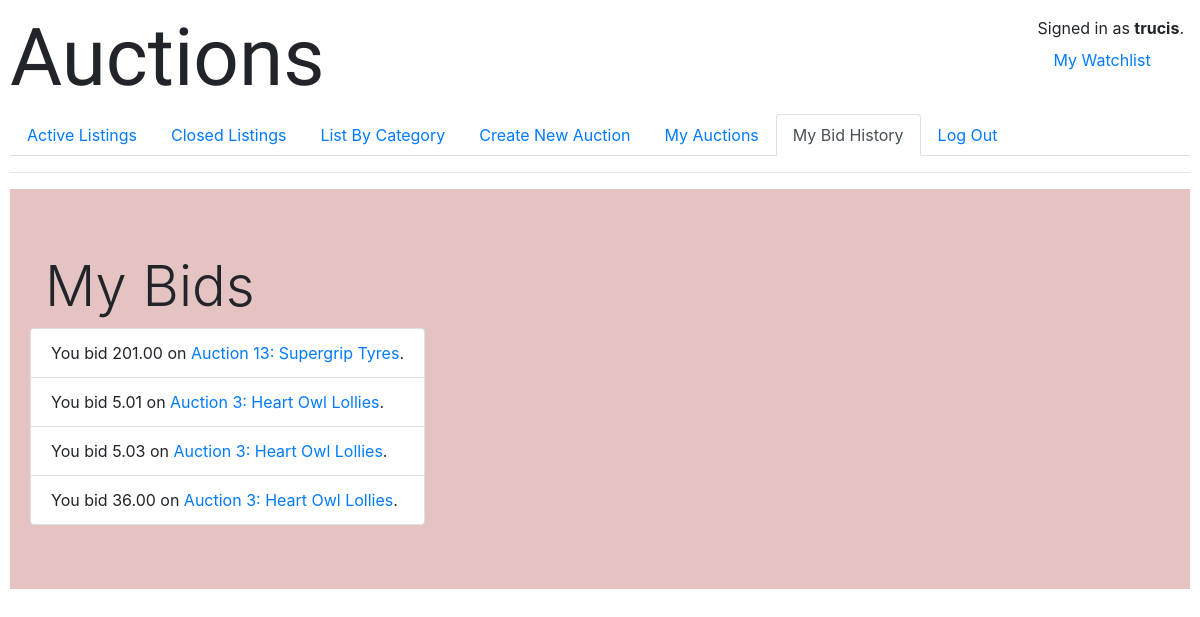
The page /bids (signed in) on the database its author committed.
### auctions/models.py (models this page shows, shortened)
class User(AbstractUser):
    watchlist = models.ManyToManyField(
        "Auction", blank=True, default=None)

class Bid(models.Model):
    user = models.ForeignKey(User, on_delete=models.CASCADE)
    bid_price = models.DecimalField(max_digits=19, decimal_places=2, default=0)
    auction = models.ForeignKey(
        Auction, default=None, on_delete=models.CASCADE)

class Auction(models.Model):
    FASHION = 'FA'
    TOYS = 'TO'
    ELECTRONICS = 'EL'
    HOME = 'HO'
    BOOKS = 'BO'
    ENTERTAINMENT = 'EN'
    HEALTH = 'HE'
    INDUSTRY = 'IN'
    AUTOMOTIVE = 'AU'
    FOOD = 'FO'
    OTHER = 'OT'
    categories = [
        (FASHION, "Fashion, Clothing and Accessories"),
        (TOYS, "Children's Toys"),
        (ELECTRONICS, "Electronics"),
        (HOME, 'Home and Garden'),
        (BOOKS, 'Books'),
        (ENTERTAINMENT, 'Films, TV and Games'),
        (HEALTH, 'Health'),
        (INDUSTRY, 'Industry'),
        (AUTOMOTIVE, 'Automotive'),
        (FOOD, 'Food and Drink'),
        (OTHER, 'Other')
    ]
    item_name = models.CharField(max_length=200)
    description = models.TextField(max_length=800)
    start_price = models.DecimalField(max_digits=20, decimal_places=2)
    seller = models.ForeignKey(
        "User", default=None, on_delete=models.CASCADE)
    start_date = models.DateTimeField(default=timezone.now)
    end_date = models.DateTimeField(
        default=(timezone.now()+timezone.timedelta(days=7)))
    photo = models.URLField(
        max_length=400, null=True, blank=True)
    category = models.CharField(
        max_length=2, choices=categories, default=OTHER)
    active = models.BooleanField(default=True)
    def __str__(self):
        return f"Auction {self.id}: {self.item_name}"

### auctions/views.py (the view)
# urls.py: path("bids", views.my_bids, name="my_bids"),
@ login_required(login_url='login')
def my_bids(request):
    all_user_bids = Bid.objects.filter(user=request.user)
    return render(request, "auctions/bids.html", {"user_bids": all_user_bids})

### auctions/templates/auctions/bids.html (shortened to what this page needs)
{% extends "auctions/layout.html" %} {%block title%}Watchlist{%endblock%}
{%block body%}
<div class="jumbotron jumbotron-fluid" style="background-color: #e5c3c3">
  <div class="container">
    <h2 class="display-4">My Bids</h2>
    <div class="row">
      <ul class="list-group">
        {%if user_bids %} {% for bid in user_bids %}
        <li
          class="list-group-item {% if bid.auction.active == False %} list-group-item-dark {%endif%}"
        >
          You bid {{bid.bid_price}} on
          <a href="{% url 'auction' bid.auction.id %}">{{bid.auction}}</a>.
        </li>
        {%endfor %} {%else%}
        <h4 class="ml-4">No bids...</h4>
        {%endif%}
      </ul>
    </div>
  </div>
</div>
{% endblock %}

### auctions/templates/auctions/layout.html (shortened to what this page needs)
{% load static %}
<!DOCTYPE html>
<html lang="en">
  <head>
    <link
      rel="stylesheet"
      href="https://stackpath.bootstrapcdn.com/bootstrap/4.4.1/css/bootstrap.min.css"
    />
    <link href="{% static 'auctions/styles.css' %}" rel="stylesheet" />
  </head>
  <body>
    <h1 style="font-family: 'Qwigley', cursive; font-size: 80px">Auctions</h1>
    <div class="position-absolute" style="top: 1rem; right: 1rem">
      {% if user.is_authenticated %} Signed in as
      <strong>{{ user.username }}</strong>.
      {% with request.resolver_match.url_name as url_name %}
      <div class="nav">
        <li class="nav-item">
          <a
            class="nav-link {% if url_name == 'watchlist' %}active{% endif %}"
            href="{% url 'watchlist' %}"
            >My Watchlist</a
          >
        </li>
      </div>
      {% endwith %} {% else %}
      <div>Not signed in.</div>
      {% endif %}
    </div>
    {% with request.resolver_match.url_name as url_name %}
    <ul class="nav nav-tabs">
      <li class="nav-item">
        <a
          class="nav-link {% if url_name == 'index' %}active{% endif %}"
          href="{% url 'index' %}"
          >Active Listings</a
        >
      </li>
      <li class="nav-item">
        <a
          class="nav-link {% if url_name == 'index_closed' %}active{% endif %}"
          href="{% url 'index_closed' 'closed' %}"
          >Closed Listings</a
        >
      </li>
      <li class="nav-item">
        <a
          class="nav-link {% if url_name == 'categories' %}active{% endif %}"
          href="{% url 'categories' 'OT' %}"
          >List By Category</a
        >
      </li>
      {% if user.is_authenticated %}
      <li class="nav-item">
        <a
          class="nav-link{% if url_name == 'new' %}active{% endif %}"
          href="{% url 'new' %}"
          >Create New Auction</a
        >
      </li>
      <li class="nav-item">
        <a
          class="nav-link {% if url_name == 'my_auctions' %}active{% endif %}"
          href="{% url 'my_auctions' %}"
          >My Auctions</a
        >
      </li>
      <li class="nav-item">
        <a
          class="nav-link {% if url_name == 'my_bids' %}active{% endif %}"
          href="{% url 'my_bids' %}"
          >My Bid History</a
        >
      </li>
      <li class="nav-item">
        <a
          class="nav-link{% if url_name == 'logout' %}active{% endif %}"
          href="{% url 'logout' %}"
          >Log Out</a
        >
      </li>
      {% endif %}
    </ul>
    {% endwith %}
    <hr />
    {% block body %} {% endblock %}
  </body>
</html>

### auctions/static/auctions/styles.css (style rules this page uses)
body { padding: 10px; }

### rows shown on the page
User: username "trucis"
Bid: bid_price "201.00", auction "Auction 13: Supergrip Tyres"
Bid: bid_price "5.01", auction "Auction 3: Heart Owl Lollies"
Bid: bid_price "5.03", auction "Auction 3: Heart Owl Lollies"
Bid: bid_price "36.00", auction "Auction 3: Heart Owl Lollies"
